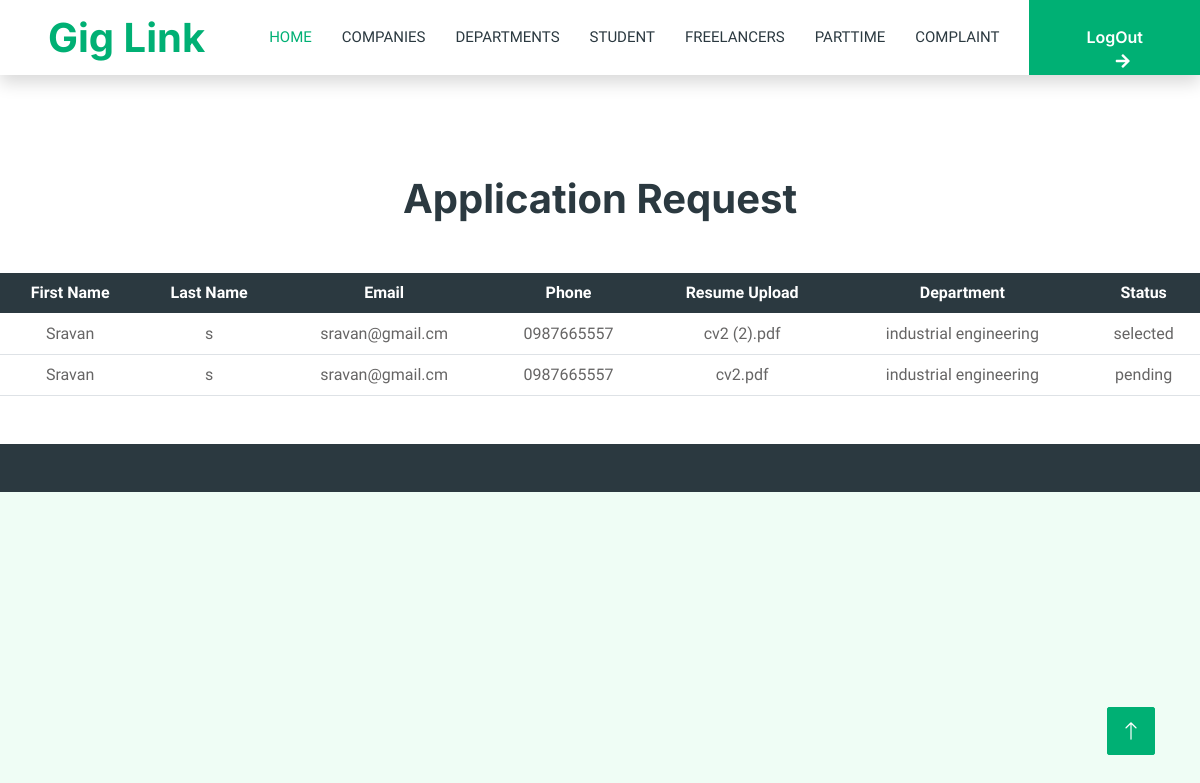
The page /adm_request/5 on the database its author committed.
### link/models.py (models this page shows)
class application_request(models.Model):
    application_id=models.AutoField(primary_key=True)
    job=models.ForeignKey(job_vaccany,on_delete=models.CASCADE)
    student=models.ForeignKey(student,on_delete=models.CASCADE)
    application_status=models.CharField(max_length=225)

class student(models.Model):
    student_id=models.AutoField(primary_key=True)
    login=models.ForeignKey(log,on_delete=models.CASCADE)
    fname=models.CharField(max_length=225)
    lname=models.CharField(max_length=225)
    email=models.CharField(max_length=225)
    phone=models.CharField(max_length=225)
    resume_upload=models.FileField(max_length=225)
    department=models.ForeignKey(department,on_delete=models.CASCADE)

class department(models.Model):
    department_id=models.AutoField(primary_key=True)
    department_name=models.CharField(max_length=225)

### link/views.py (the view)
# urls.py: path('adm_request/<id>',views.adm_request),
def adm_request(request,id):
    a=application_request.objects.filter(job_id=id)
    return render(request,'adm_request.html',{'a':a})

### templates/adm_request.html (shortened to what this page needs)
{% include 'admin_header.html'%}
<center>
    <h1 style="margin-top: 100px;">Application Request</h1>
    <table class="table" style="margin-top: 50px;">
        <thead class="table-dark">
        <tr>
            <th>First Name</th>
            <th>Last Name</th>
            <th>Email</th>
            <th>Phone</th>
            <th>Resume Upload</th>
            <th>Department</th>
            <th>Status</th>
        </tr>
    </thead>
        {% for i in a %}
        <tr>
            <td>{{i.student.fname}}</td>
            <td>{{i.student.lname}}</td>
            <td>{{i.student.email}}</td>
            <td>{{i.student.phone}}</td>
            <td>{{i.student.resume_upload}}</td>
            <td>{{i.student.department.department_name}}</td>
            <td>{{i.application_status}}</td>
        </tr>
        {% endfor %}
    </table>
</center>
{% include 'footer.html'%}

### static/css/style.css (style rules this page uses)
:root { --primary: #00B074; --secondary: #2B9BFF; --light: #EFFDF5; --dark: #2B3940; }

### templates/adm_request.html (style rules this page uses)
th,td { text-align: center; }

### rows shown on the page
application_request: student.fname "Sravan", student.lname "s", student.email "sravan@gmail.cm", student.phone "0987665557", student.resume_upload "cv2 (2).pdf", student.department.department_name "industrial engineering", application_status "selected"
application_request: student.fname "Sravan", student.lname "s", student.email "sravan@gmail.cm", student.phone "0987665557", student.resume_upload "cv2.pdf", student.department.department_name "industrial engineering", application_status "pending"
